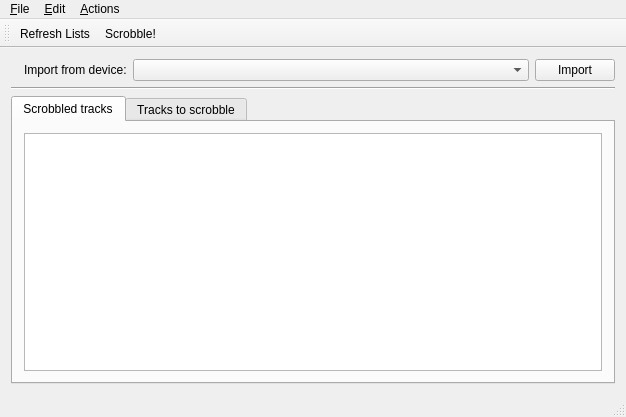
<?xml version="1.0" encoding="UTF-8"?>
<ui version="4.0">
 <class>MainWindowClass</class>
 <widget class="QMainWindow" name="MainWindowClass">
  <property name="geometry">
   <rect>
    <x>0</x>
    <y>0</y>
    <width>626</width>
    <height>417</height>
   </rect>
  </property>
  <property name="windowTitle">
   <string>mtp2lastfm</string>
  </property>
  <widget class="QWidget" name="centralWidget">
   <layout class="QVBoxLayout" name="verticalLayout">
    <item>
     <layout class="QHBoxLayout" name="horizontalLayout">
      <item>
       <widget class="QLabel" name="label">
        <property name="maximumSize">
         <size>
          <width>30</width>
          <height>30</height>
         </size>
        </property>
        <property name="text">
         <string/>
        </property>
        <property name="pixmap">
         <pixmap resource="../resources/resources.qrc">:/icon/device.png</pixmap>
        </property>
        <property name="scaledContents">
         <bool>true</bool>
        </property>
       </widget>
      </item>
      <item>
       <widget class="QLabel" name="label_2">
        <property name="text">
         <string>Import from device:</string>
        </property>
       </widget>
      </item>
      <item>
       <widget class="QComboBox" name="devicesCombo">
        <property name="sizePolicy">
         <sizepolicy hsizetype="Expanding" vsizetype="Fixed">
          <horstretch>0</horstretch>
          <verstretch>0</verstretch>
         </sizepolicy>
        </property>
       </widget>
      </item>
      <item>
       <widget class="QPushButton" name="importButton">
        <property name="text">
         <string>Import</string>
        </property>
       </widget>
      </item>
     </layout>
    </item>
    <item>
     <widget class="Line" name="line">
      <property name="orientation">
       <enum>Qt::Horizontal</enum>
      </property>
     </widget>
    </item>
    <item>
     <widget class="QTabWidget" name="tabWidget">
      <property name="currentIndex">
       <number>0</number>
      </property>
      <widget class="QWidget" name="tab">
       <attribute name="title">
        <string>Scrobbled tracks</string>
       </attribute>
       <layout class="QVBoxLayout" name="verticalLayout_2">
        <item>
         <widget class="QTreeView" name="scrobbledTree">
          <property name="editTriggers">
           <set>QAbstractItemView::NoEditTriggers</set>
          </property>
          <property name="alternatingRowColors">
           <bool>true</bool>
          </property>
          <property name="rootIsDecorated">
           <bool>false</bool>
          </property>
          <property name="sortingEnabled">
           <bool>true</bool>
          </property>
         </widget>
        </item>
       </layout>
      </widget>
      <widget class="QWidget" name="tab_2">
       <attribute name="title">
        <string>Tracks to scrobble</string>
       </attribute>
       <layout class="QVBoxLayout" name="verticalLayout_3">
        <item>
         <widget class="QTreeView" name="toScrobbleTree">
          <property name="editTriggers">
           <set>QAbstractItemView::NoEditTriggers</set>
          </property>
          <property name="alternatingRowColors">
           <bool>true</bool>
          </property>
          <property name="rootIsDecorated">
           <bool>false</bool>
          </property>
          <property name="sortingEnabled">
           <bool>true</bool>
          </property>
         </widget>
        </item>
       </layout>
      </widget>
     </widget>
    </item>
   </layout>
  </widget>
  <widget class="QMenuBar" name="menuBar">
   <property name="geometry">
    <rect>
     <x>0</x>
     <y>0</y>
     <width>626</width>
     <height>27</height>
    </rect>
   </property>
   <widget class="QMenu" name="menu_File">
    <property name="title">
     <string>&amp;File</string>
    </property>
    <addaction name="actionExit"/>
   </widget>
   <widget class="QMenu" name="menu_Actions">
    <property name="title">
     <string>&amp;Actions</string>
    </property>
    <addaction name="actionRefreshLists"/>
    <addaction name="actionScrobble"/>
   </widget>
   <widget class="QMenu" name="menu_Edit">
    <property name="title">
     <string>&amp;Edit</string>
    </property>
    <addaction name="actionSetAuthenticationData"/>
   </widget>
   <addaction name="menu_File"/>
   <addaction name="menu_Edit"/>
   <addaction name="menu_Actions"/>
  </widget>
  <widget class="QToolBar" name="mainToolBar">
   <property name="windowTitle">
    <string>Shortcut action toolbar</string>
   </property>
   <property name="toolButtonStyle">
    <enum>Qt::ToolButtonTextBesideIcon</enum>
   </property>
   <attribute name="toolBarArea">
    <enum>TopToolBarArea</enum>
   </attribute>
   <attribute name="toolBarBreak">
    <bool>false</bool>
   </attribute>
   <addaction name="actionRefreshLists"/>
   <addaction name="actionScrobble"/>
  </widget>
  <widget class="QStatusBar" name="statusBar"/>
  <action name="actionRefreshLists">
   <property name="icon">
    <iconset resource="../resources/resources.qrc">
     <normaloff>:/icon/refresh.png</normaloff>:/icon/refresh.png</iconset>
   </property>
   <property name="text">
    <string>Refresh Lists</string>
   </property>
   <property name="toolTip">
    <string>Refresh the track lists</string>
   </property>
   <property name="shortcut">
    <string>Ctrl+R</string>
   </property>
  </action>
  <action name="actionScrobble">
   <property name="icon">
    <iconset resource="../resources/resources.qrc">
     <normaloff>:/icon/lastfm.png</normaloff>:/icon/lastfm.png</iconset>
   </property>
   <property name="text">
    <string>Scrobble!</string>
   </property>
   <property name="shortcut">
    <string>Ctrl+S</string>
   </property>
  </action>
  <action name="actionSetAuthenticationData">
   <property name="icon">
    <iconset resource="../resources/resources.qrc">
     <normaloff>:/icon/preferences.png</normaloff>:/icon/preferences.png</iconset>
   </property>
   <property name="text">
    <string>&amp;Preferences</string>
   </property>
   <property name="shortcut">
    <string>Ctrl+P</string>
   </property>
  </action>
  <action name="actionExit">
   <property name="icon">
    <iconset resource="../resources/resources.qrc">
     <normaloff>:/icon/quit.png</normaloff>:/icon/quit.png</iconset>
   </property>
   <property name="text">
    <string>E&amp;xit</string>
   </property>
   <property name="shortcut">
    <string>Ctrl+Q</string>
   </property>
  </action>
 </widget>
 <layoutdefault spacing="6" margin="11"/>
 <resources>
  <include location="../resources/resources.qrc"/>
 </resources>
 <connections/>
</ui>
